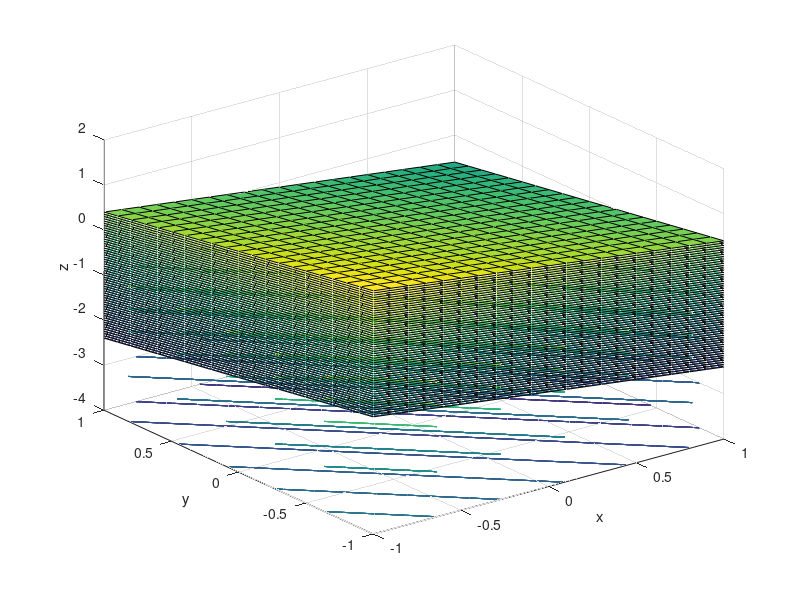

This figure's MATLAB source:
clear
clc
close all
[x,y]=meshgrid(-1:0.1:1);
A=1;B=A;C=B+1;
for D=C-2.8:0.1:C+2.8
    z=-1/C*(A*x + B*y + D);
    surfc(x,y,z);
    hold on;
end
xlabel('x');ylabel('y');zlabel('z');
